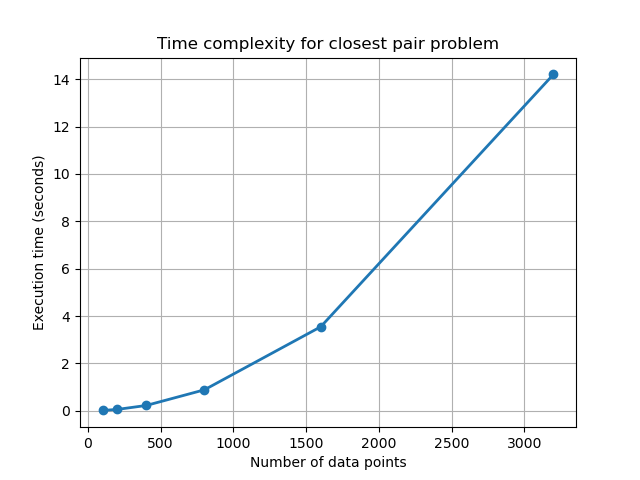

The script that saved this image:
#! /usr/bin/env python3
#
def closest_pair_brute_test ( ):

#*****************************************************************************80
#
## closest_pair_brute_test() tests closest_pair_brute().
#
#  Licensing:
#
#    This code is distributed under the MIT license.
#
#  Modified:
#
#    03 April 2024
#
#  Author:
#
#    John Burkardt
#
  import matplotlib.pyplot as plt
  import numpy as np
  import platform

  print ( '' )
  print ( 'closest_pair_brute_test()' )
  print ( '  python version: ' + platform.python_version ( ) )
  print ( '  numpy version:  ' + np.version.version )
  print ( '  Test closest_pair_brute().' )
#
#  Solve a sequence of problems of increasing size N.
#
  nvec = np.array ( [ 100, 200, 400, 800, 1600, 3200 ] )
  svec = np.zeros ( 6 )
  for i in range ( 0, 6 ):
    svec[i] = closest_pair_brute_test01 ( nvec[i] )

  plt.clf ( )
  plt.plot ( nvec, svec, '-o', linewidth = 2 )
  plt.grid ( 'on' )
  plt.xlabel ( 'Number of data points' )
  plt.ylabel ( 'Execution time (seconds)' )
  plt.title ( 'Time complexity for closest pair problem' )
  filename = 'closest_pair_brute.png'
  plt.savefig ( filename )
  print ( '  Graphics saved as "' + filename + '"' )
#
#  Terminate.
#
  print ( '' )
  print ( 'closest_pair_brute_test():' )
  print ( '  Normal end of execution.' )

  return

def closest_pair_brute_test01 ( n ):

#*****************************************************************************80
#
## closest_pair_brute_test01() tests the closest_pair_brute program.
#
#  Licensing:
#
#    This code is distributed under the MIT license.
#
#  Modified:
#
#    03 April 2024
#
#  Author:
#
#    John Burkardt
#
#  Input:
#
#    integer n: the number of points.
#
#  Output:
#
#    real s: execution time in seconds.
#
  from numpy.random import default_rng
  from time import time

  print ( '' )
  print ( 'closest_pair_brute_test01():' )
  print ( '  closest_pair_brute() on a set of N points in 2D.' )

  rng = default_rng ( )
  xy = rng.random ( size = [ n, 2 ] )

  s = time ( )
  d, i, j = closest_pair_brute ( xy )
  s = time ( ) - s

  print ( '' )
  print ( '  n = ', n )
  print ( '  time = ', s, ' seconds' )
  print ( '  xy(', i, ') = ', xy[i,:] )
  print ( '  xy(', j, ') = ', xy[j,:] )
  print ( '  ||xy(',i,')-xy(',j,')|| =', d )

  return s

def closest_pair_brute ( xy ):

#*****************************************************************************80
#
## closest_pair_brute() finds closest pair of points in 2d using brute force.
#
#  License:
#
#    This code is distributed under the MIT license.
#
#  Modified:
#
#    03 April 2024
#
#  Author:
#
#    Original MATLAB code by Cleve Moler.
#    This version by John Burkardt.
#
#  Reference:
#
#    Cleve Moler,
#    https://blogs.mathworks.com/cleve/2024/03/28/closest-pair-of-points-problem/
#    Closest pair of points problem,
#    28 March 2024.
#
#  Input:
#
#    real xy(n): the X and Y coordinates of the points.
#
#  Output:
#
#    real d: the distance of the closest pair.
#
#    integer i, j: the indices of the closest pair.
#
  import numpy as np

  n = len ( xy )
  d = np.inf
  i = -1
  j = -1

  for i2 in range ( 0, n ):
    for j2 in range ( i2 + 1, n ):
      d2 = np.linalg.norm ( xy[i2,:] - xy[j2,:] )
      if ( d2 < d ):
        d = d2
        i = i2
        j = j2

  return d, i, j

def timestamp ( ):

#*****************************************************************************80
#
## timestamp() prints the date as a timestamp.
#
#  Licensing:
#
#    This code is distributed under the MIT license. 
#
#  Modified:
#
#    21 August 2019
#
#  Author:
#
#    John Burkardt
#
  import time

  t = time.time ( )
  print ( time.ctime ( t ) )

  return

if ( __name__ == '__main__' ):
  timestamp ( )
  closest_pair_brute_test ( )
  timestamp ( )
